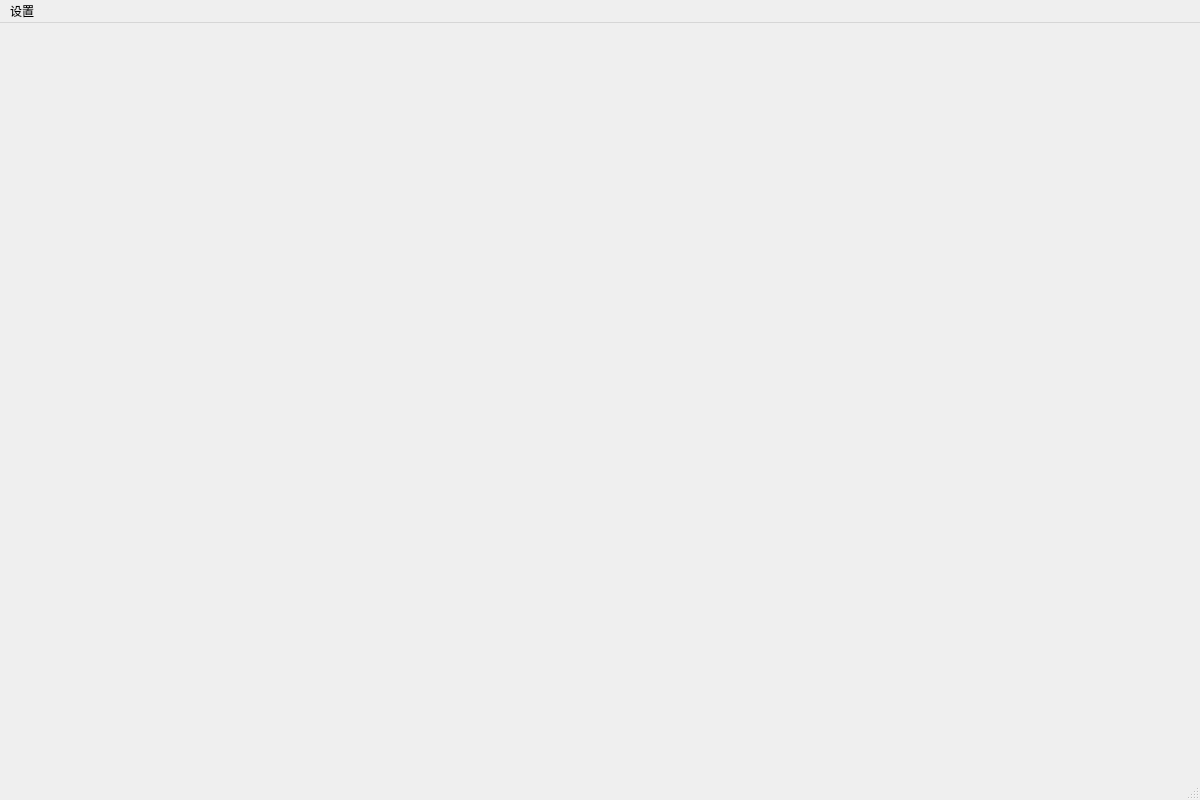
<?xml version="1.0" encoding="UTF-8"?>
<ui version="4.0">
 <class>MainWindow</class>
 <widget class="QMainWindow" name="MainWindow">
  <property name="geometry">
   <rect>
    <x>0</x>
    <y>0</y>
    <width>1200</width>
    <height>800</height>
   </rect>
  </property>
  <property name="windowTitle">
   <string>MainWindow</string>
  </property>
  <property name="styleSheet">
   <string notr="true"/>
  </property>
  <widget class="QWidget" name="centralwidget">
   <property name="styleSheet">
    <string notr="true">background-image: url(:/mainBackground/1.jpg);</string>
   </property>
  </widget>
  <widget class="QMenuBar" name="menubar">
   <property name="geometry">
    <rect>
     <x>0</x>
     <y>0</y>
     <width>1200</width>
     <height>26</height>
    </rect>
   </property>
   <widget class="QMenu" name="menu">
    <property name="title">
     <string>设置</string>
    </property>
    <addaction name="separator"/>
    <addaction name="actionshuaxin"/>
    <addaction name="actionkankan"/>
   </widget>
   <addaction name="menu"/>
  </widget>
  <widget class="QStatusBar" name="statusbar"/>
  <action name="actionshuaxin">
   <property name="text">
    <string>shuaxin</string>
   </property>
   <property name="iconText">
    <string>刷新</string>
   </property>
  </action>
  <action name="actionkankan">
   <property name="text">
    <string>kankan</string>
   </property>
  </action>
 </widget>
 <resources>
  <include location="src/resources.qrc"/>
 </resources>
 <connections/>
</ui>
